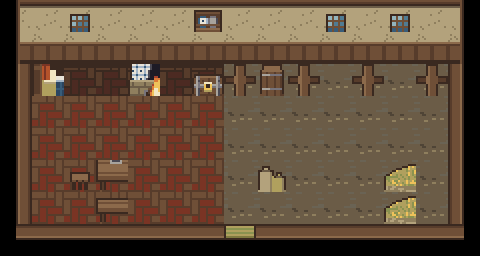

Below is a game level as drawn by its tile map, then a one-line description and the .tmx file that defines it, in full:
An orthogonal 15x8 tile map with 32x32 px tiles, 2 tile layers (ground, furniture).

<map version="1.10" tiledversion="1.12.0" orientation="orthogonal" renderorder="right-down" width="15" height="8" tilewidth="32" tileheight="32" infinite="0" nextlayerid="3" nextobjectid="1">
 <tileset firstgid="1" source="interior.tsx" />
 <layer id="1" name="ground" width="15" height="8">
  <data encoding="csv">
13,11,11,11,11,11,11,11,11,11,11,11,11,11,15,
14,12,12,12,12,12,12,12,12,12,12,12,12,12,16,
5,2,2,2,2,2,2,3,3,3,3,3,3,3,6,
5,1,1,1,1,1,1,3,3,3,3,3,3,3,6,
5,1,1,1,1,1,1,3,3,3,3,3,3,3,6,
5,1,1,1,1,1,1,3,3,3,3,3,3,3,6,
5,1,1,1,1,1,1,3,3,3,3,3,3,3,6,
8,7,7,7,7,7,7,10,7,7,7,7,7,7,9
</data>
 </layer>
 <layer id="2" name="furniture" width="15" height="8">
  <data encoding="csv">
0,0,22,0,0,0,31,0,0,0,22,0,22,0,0,
0,0,0,0,0,0,0,0,0,0,0,0,0,0,0,
0,24,0,0,21,0,20,26,28,26,0,26,0,26,0,
0,0,0,0,0,0,0,0,0,0,0,0,0,0,0,
0,0,0,0,0,0,0,0,0,0,0,0,0,0,0,
0,0,19,18,0,0,0,0,29,0,0,0,27,0,0,
0,0,0,25,0,0,0,0,0,0,0,0,27,0,0,
0,0,0,0,0,0,0,0,0,0,0,0,0,0,0
</data>
 </layer>
</map>
